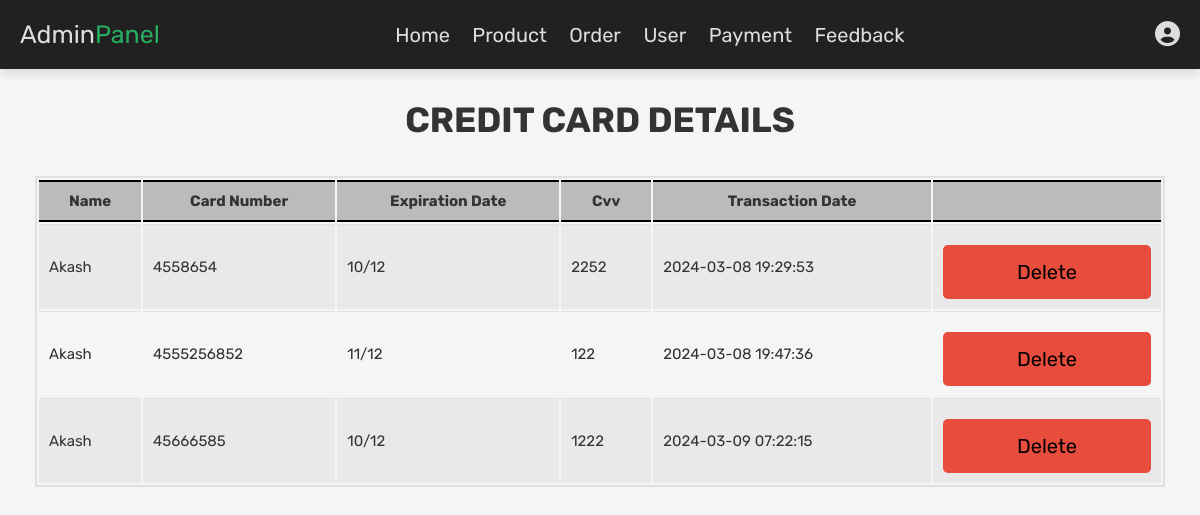
Screenshot of /Evergreen/Design/admin_payment.php (signed in) with the database file from the repository.
### tables this page shows
CREATE TABLE `transactions` (
  `id` int(11) NOT NULL,
  `name` varchar(100) NOT NULL,
  `card_number` varchar(255) NOT NULL,
  `expiration_date` varchar(255) NOT NULL,
  `cvv` varchar(255) NOT NULL,
  `transaction_date` timestamp NOT NULL DEFAULT current_timestamp() ON UPDATE current_timestamp()
);

### Evergreen/Design/admin_payment.php (the view, shortened to what this page needs)
<?php
@include 'config.php';
?>
<!DOCTYPE html>
<html lang="en">
<head>
    <link rel="stylesheet" href="https://cdnjs.cloudflare.com/ajax/libs/font-awesome/6.5.1/css/all.min.css">
    <link rel="stylesheet" href="admin_style.css">
</head>
<body>
<?php include 'admin_header.php'; ?>
<section class="user-accounts">
    <h1 class="title">credit card details</h1>
    <div class="card-body">
        <table class="table table-bordered table-striped">
            <thead>
                <th>name</th>
                <th>card number</th>
                <th>expiration date</th>
                <th>cvv</th>
                <th>transaction date</th>
                <th></th>
            </thead>
            <tbody>
                <?php
                    $query = "SELECT * FROM transactions";
                    $statement = $conn->prepare($query);
                    $statement->execute();
                    $result = $statement->fetchAll(PDO::FETCH_ASSOC);
                    if($result){
                        foreach($result as $row){
                            ?>
                            <tr>
                                <td><?= $row['name']; ?></td>
                                <td><?= $row['card_number']; ?></td>
                                <td><?= $row['expiration_date']; ?></td>
                                <td><?= $row['cvv']; ?></td>
                                <td><?= $row['transaction_date']; ?></td>
                                <td><a href="admin_payment.php?delete=<?= $row['id']; ?>" onclick="return confirm('delete this user?');" class="delete-btn">delete</a></td>
                            </tr>
                            <?php
                        }
                    }
                    else{
                        ?>
                        <tr>
                            <td colspan="7" class="no-data">'No record found!'</td>
                        </tr>
                        <?php
                    }
                ?>
            </tbody>
        </table>
    </div>
</section>
</body>
</html>

### Evergreen/Design/admin_style.css (style rules this page uses)
* { margin: 0; padding: 0; box-sizing: border-box; }
body { font-family: Arial, sans-serif; background-color: #f5f5f5; }
.card-body { padding: 1.5rem 1.5rem 0; }
.table { width: 100%; margin-bottom: 1rem; color: #000; }
.table-bordered { border: 2px solid #dee2e6; }
.table-striped tbody tr:nth-of-type(odd) { background-color: rgba(0, 0, 0, 0.05); }
.table th, .table td { padding: 1rem; font-size: 1.5rem; border-top: 1.5px solid #dee2e6; }
.table thead th { vertical-align: bottom; background-color: #bbbbbb; border-top: 2px solid #000; border-bottom: 2px solid #000; }
.table .option-btn, .table .delete-btn { display: inline-block; }
.delete-btn { width: 100%; margin-top: 1rem; border-radius: .5rem; font-size: 2rem; padding: 1.5rem 3rem; color: #000; text-decoration: none; transition: color 0.3s ease; }

### Evergreen/Design/component.css (style rules this page uses)
:root { --green: #27ae60; --orange: #f39c12; --red: #e74c3c; --black: #333; --light-bg: #f6f6f6; --border: .2rem solid var(--black); --box-shadow: 0 .5rem 1rem rgba(0,0,0,.1); }
* { font-family: 'Rubik', sans-serif; margin: 0; padding: 0; box-sizing: border-box; text-transform: capitalize; outline: none; border: none; text-decoration: none; color: var(--black); }
html { font-size: 62.5%; scroll-behavior: smooth; scroll-padding-top: 6.5rem; }
section { padding: 3rem 2rem; max-width: 1200px; margin: 0 auto; }
.btn, .delete-btn, .option-btn { display: block; width: 100%; margin-top: 1rem; border-radius: .5rem; color: #000; font-size: 2rem; padding: 1.5rem 3rem; text-transform: capitalize; cursor: pointer; text-align: center; }
.delete-btn { background-color: var(--red); }
.title { text-align: center; margin-bottom: 2rem; text-transform: uppercase; color: #333; font-size: 3.5rem; }

### rows the page displays
transactions: name "Akash", card_number "4558654", expiration_date "10/12", cvv "2252", transaction_date "2024-03-08 19:29:53"
transactions: name "Akash", card_number "4555256852", expiration_date "11/12", cvv "122", transaction_date "2024-03-08 19:47:36"
transactions: name "Akash", card_number "45666585", expiration_date "10/12", cvv "1222", transaction_date "2024-03-09 07:22:15"
